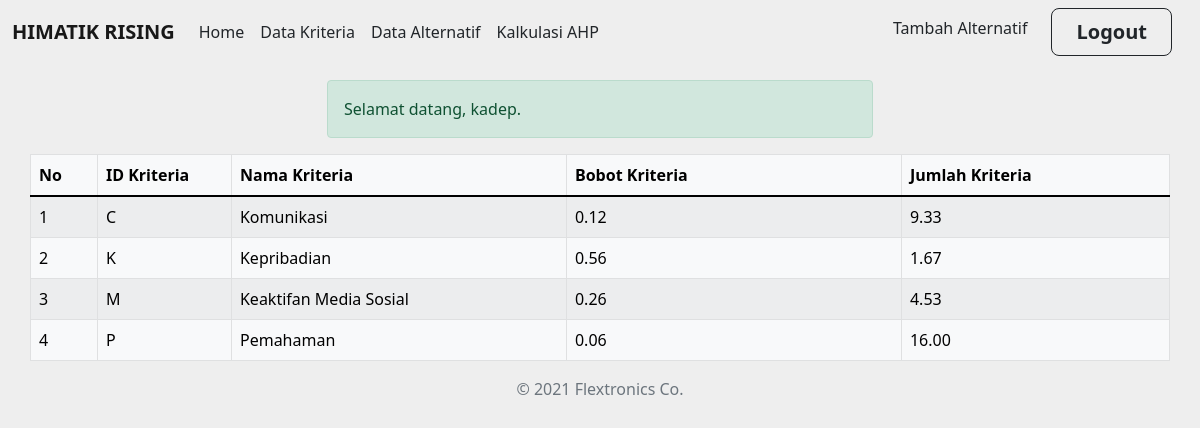
The page /kriteria.php (signed in) on the database its author committed.
### tables this page shows
CREATE TABLE `kriteria` (
  `id_kriteria` varchar(2) NOT NULL,
  `nama_kriteria` varchar(40) NOT NULL,
  `bobot_kriteria` double(5,2) NOT NULL,
  `jumlah_kriteria` double(5,2) NOT NULL
);

### kriteria.php (the view, shortened to what this page needs)
<!DOCTYPE html>
<html lang="en">
<head>
    <link href="assets/css/bootstrap.min.css" rel="stylesheet">
    <link rel="stylesheet" href="https://use.fontawesome.com/releases/v5.6.3/css/all.css">
    <link href="assets/css/style.css" rel="stylesheet">
</head>
<body>
    <?php include('include/header.php');
    ?>
    <div class="container-sm pt-3">
        <div class="row justify-content-center">
            <div class="col-md-6">
                <div class="alert alert-success" role="alert">
                    <?php
                    if (isset($_SESSION['username'])) {
                        echo 'Selamat datang, ' . $_SESSION['username'] . '.';
                    }
                    ?>
                </div>
            </div>
            <table class="table table-light table-striped table-bordered table-hover">
                <thead>
                    <tr>
                        <th style="width: 5%;">No</th>
                        <th style="width: 10%;">ID Kriteria</th>
                        <th style="width: 25%;">Nama Kriteria</th>
                        <th style="width: 25%;">Bobot Kriteria</th>
                        <th style="width: 20%;">Jumlah Kriteria</th>
                    </tr>
                </thead>
                <tbody>
                    <?php
                    $num = 1;
                    $result = mysqli_query($conn, "SELECT * FROM kriteria");
                    while ($row = mysqli_fetch_array($result)) {
                    ?>
                        <tr>
                            <td><?php echo $num++; ?></td>
                            <td><?php echo $row['id_kriteria']; ?></td>
                            <td><?php echo $row['nama_kriteria']; ?></td>
                            <td><?php echo $row['bobot_kriteria']; ?></td>
                            <td><?php echo $row['jumlah_kriteria']; ?></td>
                        </tr>
                    <?php
                    }
                    ?>
                </tbody>
            </table>
            <footer>
                <p class="text-center text-muted">&copy; 2021 Flextronics Co.</p>
            </footer>
</body>
</html>

### assets/css/style.css (style rules this page uses)
body { background-color: #eeeeee; }

### rows shown on the page
kriteria: id_kriteria "C", nama_kriteria "Komunikasi", bobot_kriteria "0.12", jumlah_kriteria "9.33"
kriteria: id_kriteria "K", nama_kriteria "Kepribadian", bobot_kriteria "0.56", jumlah_kriteria "1.67"
kriteria: id_kriteria "M", nama_kriteria "Keaktifan Media Sosial", bobot_kriteria "0.26", jumlah_kriteria "4.53"
kriteria: id_kriteria "P", nama_kriteria "Pemahaman", bobot_kriteria "0.06", jumlah_kriteria "16.00"

### other values the page prints
$reg "Tambah Alternatif"
$login "Logout"
$_SESSION['username'] "kadep"
